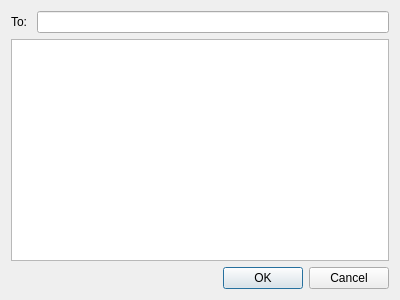
<?xml version="1.0" encoding="UTF-8"?>
<ui version="4.0">
 <class>Dialog</class>
 <widget class="QDialog" name="Dialog">
  <property name="geometry">
   <rect>
    <x>0</x>
    <y>0</y>
    <width>400</width>
    <height>300</height>
   </rect>
  </property>
  <property name="windowTitle">
   <string>Send new message</string>
  </property>
  <layout class="QGridLayout" name="gridLayout">
   <item row="0" column="0">
    <layout class="QHBoxLayout" name="horizontalLayout">
     <item>
      <widget class="QLabel" name="label">
       <property name="text">
        <string>To: </string>
       </property>
      </widget>
     </item>
     <item>
      <widget class="QLineEdit" name="toLineEdit"/>
     </item>
    </layout>
   </item>
   <item row="1" column="0">
    <widget class="QTextEdit" name="messageText"/>
   </item>
   <item row="2" column="0">
    <widget class="QDialogButtonBox" name="buttonBox">
     <property name="orientation">
      <enum>Qt::Horizontal</enum>
     </property>
     <property name="standardButtons">
      <set>QDialogButtonBox::Cancel|QDialogButtonBox::Ok</set>
     </property>
    </widget>
   </item>
  </layout>
 </widget>
 <resources/>
 <connections>
  <connection>
   <sender>buttonBox</sender>
   <signal>accepted()</signal>
   <receiver>Dialog</receiver>
   <slot>accept()</slot>
   <hints>
    <hint type="sourcelabel">
     <x>248</x>
     <y>254</y>
    </hint>
    <hint type="destinationlabel">
     <x>157</x>
     <y>274</y>
    </hint>
   </hints>
  </connection>
  <connection>
   <sender>buttonBox</sender>
   <signal>rejected()</signal>
   <receiver>Dialog</receiver>
   <slot>reject()</slot>
   <hints>
    <hint type="sourcelabel">
     <x>316</x>
     <y>260</y>
    </hint>
    <hint type="destinationlabel">
     <x>286</x>
     <y>274</y>
    </hint>
   </hints>
  </connection>
 </connections>
</ui>
